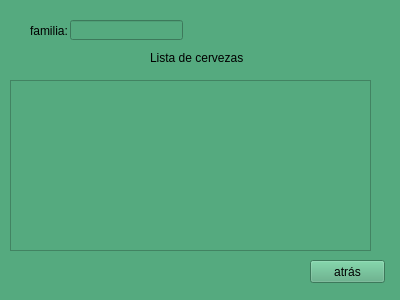
<?xml version="1.0" encoding="UTF-8"?>
<ui version="4.0">
 <class>ListaCervezasFamilia</class>
 <widget class="QWidget" name="ListaCervezasFamilia">
  <property name="geometry">
   <rect>
    <x>0</x>
    <y>0</y>
    <width>400</width>
    <height>300</height>
   </rect>
  </property>
  <property name="windowTitle">
   <string>Form</string>
  </property>
  <property name="styleSheet">
   <string notr="true">background-color: rgb(85, 170, 127);</string>
  </property>
  <widget class="QPushButton" name="btnatras5">
   <property name="geometry">
    <rect>
     <x>310</x>
     <y>260</y>
     <width>75</width>
     <height>23</height>
    </rect>
   </property>
   <property name="text">
    <string>atrás</string>
   </property>
  </widget>
  <widget class="QLabel" name="label">
   <property name="geometry">
    <rect>
     <x>30</x>
     <y>20</y>
     <width>41</width>
     <height>21</height>
    </rect>
   </property>
   <property name="text">
    <string>familia:</string>
   </property>
  </widget>
  <widget class="QLabel" name="label_2">
   <property name="geometry">
    <rect>
     <x>150</x>
     <y>50</y>
     <width>101</width>
     <height>16</height>
    </rect>
   </property>
   <property name="text">
    <string>Lista de cervezas</string>
   </property>
  </widget>
  <widget class="QLineEdit" name="lineEdit">
   <property name="geometry">
    <rect>
     <x>70</x>
     <y>20</y>
     <width>113</width>
     <height>20</height>
    </rect>
   </property>
  </widget>
  <widget class="QTextBrowser" name="textBrowser">
   <property name="geometry">
    <rect>
     <x>10</x>
     <y>80</y>
     <width>361</width>
     <height>171</height>
    </rect>
   </property>
  </widget>
 </widget>
 <resources/>
 <connections/>
</ui>
